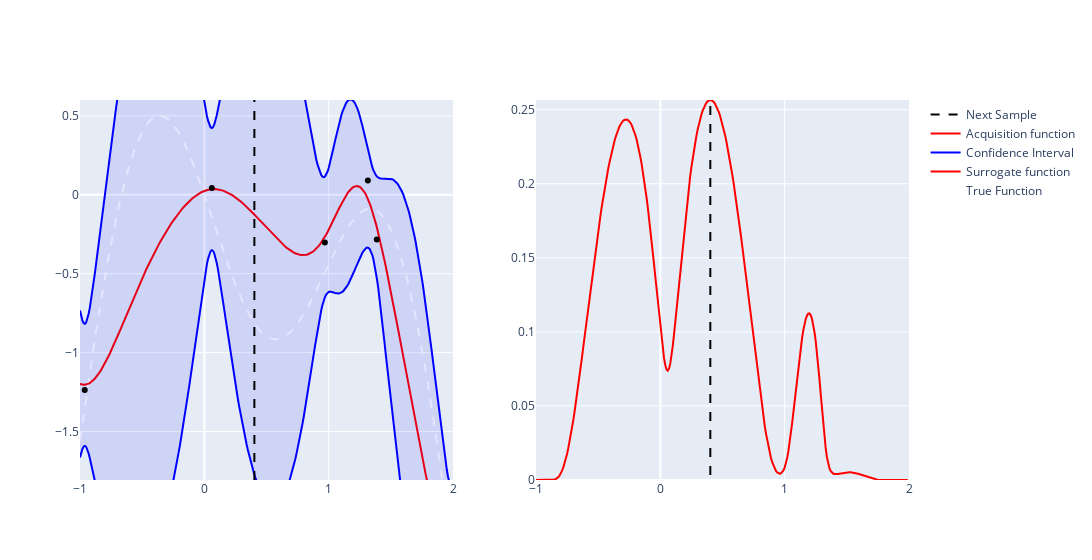

The cell this chart's notebook holds for it:
### Code cell
plot_list[5].show()

### Figure 1 — Plotly figure (JSON) as saved in the notebook; plotly's stock layout.template omitted (floating-point values rounded to 4 significant figures; data arrays with more than 128 entries replaced by an {"elided": "..."} marker saying what was removed)
{"data": [{"line": {"color": "white", "dash": "dash", "width": 2}, "mode": "lines", "name": "True Function", "type": "scatter", "x": {"elided": "300 float values"}, "xaxis": "x", "y": {"elided": "300 float values"}, "yaxis": "y"}, {"line": {"color": "red", "width": 2}, "mode": "lines", "name": "Surrogate function", "type": "scatter", "x": {"elided": "300 float values"}, "xaxis": "x", "y": {"elided": "300 float values"}, "yaxis": "y"}, {"line": {"color": "blue"}, "mode": "lines", "name": "Confidence Interval", "type": "scatter", "x": {"elided": "300 float values"}, "xaxis": "x", "y": {"elided": "300 float values"}, "yaxis": "y"}, {"fill": "tonexty", "fillcolor": "rgba(0,0,240,0.1)", "line": {"color": "blue"}, "mode": "lines", "name": "Confidence Interval", "showlegend": false, "type": "scatter", "x": {"elided": "300 float values"}, "xaxis": "x", "y": {"elided": "300 float values"}, "yaxis": "y"}, {"line": {"color": "black"}, "mode": "markers", "name": "Next Sample", "showlegend": false, "type": "scatter", "x": [1.315, 1.387, -0.9621, 0.969, 2, 0.06025], "xaxis": "x", "y": [0.09053, -0.2842, -1.237, -0.302, -2.334, 0.04213], "yaxis": "y"}, {"line": {"color": "black", "dash": "dash"}, "mode": "lines", "name": "Next Sample", "showlegend": false, "type": "scatter", "x": [0.4022, 0.4022], "xaxis": "x", "y": [-1.807, 0.6004], "yaxis": "y"}, {"line": {"color": "red", "width": 2}, "mode": "lines", "name": "Acquisition function", "type": "scatter", "x": {"elided": "300 float values"}, "xaxis": "x2", "y": {"elided": "300 float values"}, "yaxis": "y2"}, {"line": {"color": "black", "dash": "dash"}, "mode": "lines", "name": "Next Sample", "type": "scatter", "x": [0.4022, 0.4022], "xaxis": "x2", "y": [-1.807, 0.6004], "yaxis": "y2"}], "layout": {"width": 1300, "xaxis": {"anchor": "y", "domain": [0, 0.45], "range": [-1, 2]}, "xaxis2": {"anchor": "y2", "domain": [0.55, 1], "range": [-1, 2]}, "yaxis": {"anchor": "x", "domain": [0, 1], "range": [-1.807, 0.6004]}, "yaxis2": {"anchor": "x2", "domain": [0, 1], "range": [0, 0.2565]}}}
